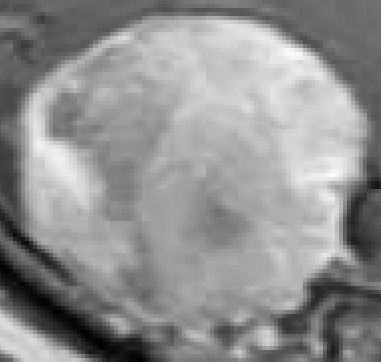
#> input picture tum5.png, 381 x 362 px; its folder holds only this picture in this run
$ python plot_morphsnakes.py
#> lines starting #> are read from the running program, lines starting #| are printed output that depends on the picture; after the words box and inside, x2 and y2 are one past the last pixel; in counts of white or black regions, pixels touching at a corner belong together

from PIL import Image
import numpy as np
import matplotlib.pyplot as plt
from skimage import data, img_as_float
import matplotlib.image as mpimg
from skimage.segmentation import (morphological_chan_vese,
                                  morphological_geodesic_active_contour,
                                  inverse_gaussian_gradient,
                                  checkerboard_level_set)
from PIL import Image, ImageEnhance
#import mat4py
import scipy.io as io
import xlrd
import skimage
import PIL

def store_evolution_in(lst):
    """Returns a callback function to store the evolution of the level sets in
    the given list.
    """

    def _store(x):
        lst.append(np.copy(x))

    return _store


# Morphological ACWE
#image = img_as_float(data.camera())
#image1=mpimg.imread('Tumor1.png')
def rgb2gray(rgb):
    return np.dot(rgb[...,:3], [0.299, 0.587, 0.114])

def active_contour(image, snake, alpha=0.01, beta=0.1,
                   w_line=0, w_edge=1, gamma=0.01,
                   bc='periodic', max_px_move=1.0,
                   max_iterations=2500, convergence=0.1):
    return

'''

#img = data.astronaut()
#img = rgb2gray(img)
img1 = mpimg.imread('tum4.png')
image = rgb2gray(img1)
plt.figure()
plt.imshow(image, cmap = plt.get_cmap('gray'))
image= change_contrast(Image.open('tum4.png'), 50)

#plt.figure()
plt.imshow(x)
plt.show()
'''


for a in range (5,6):

    im = Image.open('tum'+str(a)+'.png')
#> im is the input picture: PIL image 381x362 RGB; min 0, max 255, mean 144.4
    enhancer = ImageEnhance.Brightness(im)
    enhanced_im = enhancer.enhance(0.5)
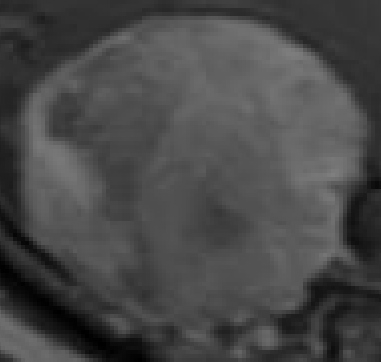
#> enhanced_im: PIL image 381x362 RGB; min 0, max 127, mean 71.9
    enhancer = ImageEnhance.Contrast(enhanced_im)
    enhanced = enhancer.enhance(0.2)
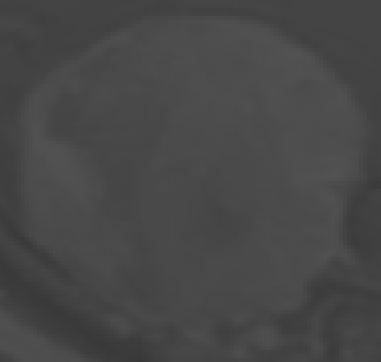
#> enhanced: PIL image 381x362 RGB; min 57, max 83, mean 71.6
    image1=enhanced.convert('L')
    image = np.asarray(image1)
    # [9 lines of commented-out code are left out]
    init_ls = checkerboard_level_set(image.shape, 15)
    # List with intermediate results for plotting the evolution
    evolution = []
    callback = store_evolution_in(evolution)
    ls = morphological_chan_vese(image, 140, init_level_set=init_ls, smoothing=10, lambda1=1.2, lambda2=1.5,
                                 iter_callback=callback)
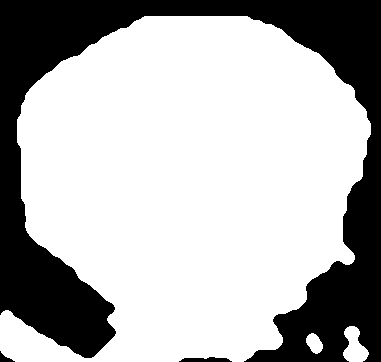
#> ls: shape (362, 381) int8; values 0 (black) and 1 (white), 69.9% white; 3 black regions, box (x1, y1, x2, y2) and area: (0, 0, 381, 362) 41300, (179, 357, 232, 362) 195, (0, 351, 15, 362) 73

    fig, axes = plt.subplots(2, 2, figsize=(8, 8))
    ax = axes.flatten()


    ax[0].imshow(image,    cmap="gray")
    ax[0].set_axis_off()
    ax[0].contour(ls, [0.8], colors='b')
    ax[0].set_title("Morphological ACWE segmentation", fontsize=12)


    ax[1].imshow(ls, cmap="gray")
    ax[1].set_axis_off()
    contour = ax[1].contour(evolution[15], [0.5], colors='g')
    contour.collections[0].set_label("Iteration 2")
    contour = ax[1].contour(evolution[7], [0.5], colors='y')
    contour.collections[0].set_label("Iteration 7")
    contour = ax[1].contour(evolution[-1], [0.5], colors='r')
    contour.collections[0].set_label("Iteration 35")
    ax[1].legend(loc="upper right")
    title = "Morphological ACWE evolution"
    ax[1].set_title(title, fontsize=12)
    ls1=np.asarray(ls)
    ls1 = 255*ls1
    img3 = PIL.Image.fromarray(ls1)

    print(len(ls1))
#| 362
    print(type(img3))
#| <class 'PIL.Image.Image'>
    plt.figure()
    plt.imshow(img3)

    img = Image.new('RGB', (512, 512),'red')
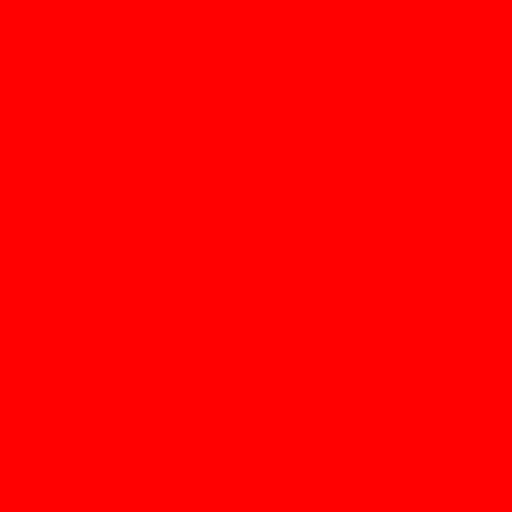
#> img: PIL image 512x512 RGB; mean R, G, B 255, 0, 0
    image_copy = img.copy()
    image_copy.paste(img3, (20, 20))
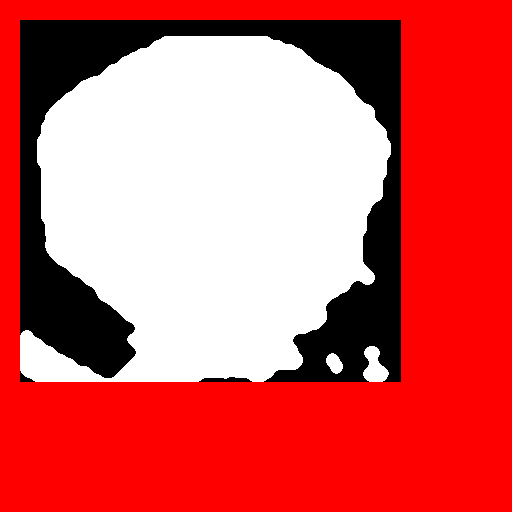
#> image_copy: PIL image 512x512 RGB; mean R, G, B 214.6, 93.7, 93.7
    plt.figure()
    plt.imshow(image_copy)


    # Morphological GAC
    #image = img_as_float(data.coins())
    gimage = inverse_gaussian_gradient(image)
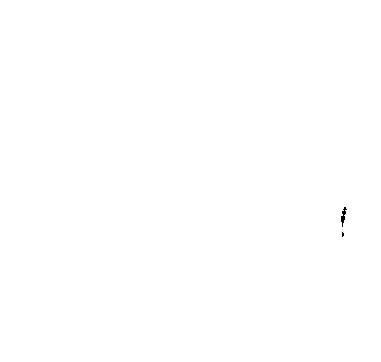
#> gimage: shape (362, 381) float64; values 0.0995 (black) and 1 (white), 100% white; black in thin lines or dots, all inside (x1, y1, x2, y2) = (341, 207, 347, 237)

    # Initial level set
    init_ls = np.zeros(image.shape, dtype=np.int8)
    init_ls[10:-10, 10:-10] = 1

    # List with intermediate results for plotting the evolution
    evolution = []
    callback = store_evolution_in(evolution)
    ls = morphological_geodesic_active_contour(gimage, 230, init_ls,
                                               smoothing=1, balloon=-1,
                                               threshold=0.5,
                                               iter_callback=callback)
#> ls: shape (362, 381) int8; every value is 0

    ax[2].imshow(image, cmap="gray")
    ax[2].set_axis_off()
    ax[2].contour(ls, [0.5], colors='r')
    ax[2].set_title("Morphological GAC segmentation", fontsize=12)

    io.savemat('temp',{"foo":ls})

    ax[3].imshow(ls, cmap="gray")
    ax[3].set_axis_off()
    contour = ax[3].contour(evolution[0], [0.5], colors='g')
    contour.collections[0].set_label("Iteration 0")
    contour = ax[3].contour(evolution[100], [0.5], colors='y')
    contour.collections[0].set_label("Iteration 100")
    contour = ax[3].contour(evolution[-1], [0.5], colors='r')
    contour.collections[0].set_label("Iteration 230")
#> (the run stopped early here; a loop or call above may not have finished)
